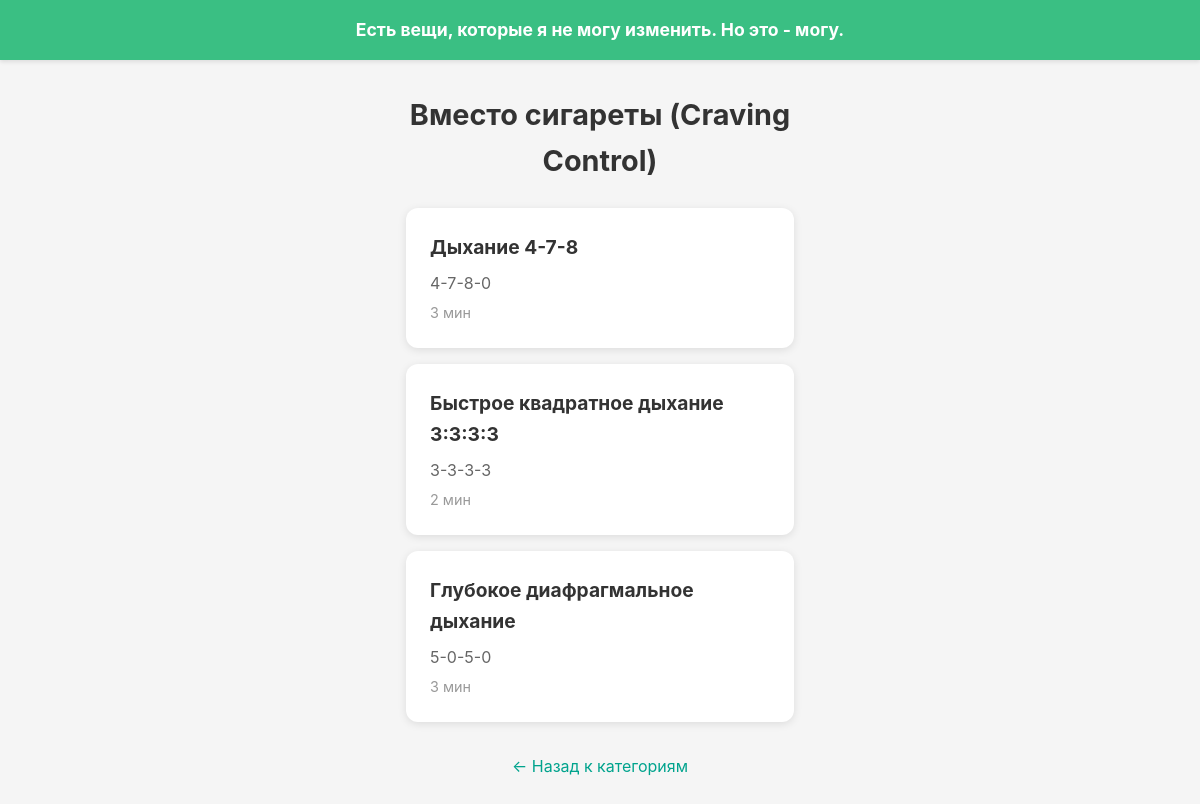
The page /breathe/4/ on the database its author committed.
### breathe/models.py (models this page shows, shortened)
class BreathingCategory(models.Model):
    name = models.CharField(
        max_length=100,
        blank=True,
        null=True,
        help_text="English name (internal, optional)"
    )
    name_ru = models.CharField(
        max_length=100,
        help_text="Russian display name (required)"
    )
    description_ru = models.TextField(
        blank=True,
        null=True,
        help_text="Category description in Russian (optional)"
    )
    order = models.IntegerField(
        blank=True,
        null=True,
        help_text="Display order (not used, categories ordered by PK)"
    )
    class Meta:
        verbose_name = "Breathing Category"
        verbose_name_plural = "Breathing Categories"
        ordering = ['pk']  # Order by primary key as per fixture

class BreathingTechnique(models.Model):
    BREATH_ORIGIN_CHOICES = [
        ('ABDOMEN', 'ABDOMEN'),
        ('CHEST', 'CHEST'),
        ('NOSTRILS', 'NOSTRILS'),
        ('MOUTH', 'MOUTH'),
        ('ALL', 'ALL'),
    ]
    category = models.ForeignKey(
        BreathingCategory,
        on_delete=models.CASCADE,
        related_name='techniques',
        help_text="Category this technique belongs to"
    )
    name_ru = models.CharField(
        max_length=200,
        help_text="Display name in Russian"
    )
    inhale = models.IntegerField(
        help_text="Inhale duration (seconds)"
    )
    hold_start = models.IntegerField(
        help_text="Hold after inhale (seconds)"
    )
    exhale = models.IntegerField(
        help_text="Exhale duration (seconds)"
    )
    hold_end = models.IntegerField(
        help_text="Hold after exhale (seconds)"
    )
    recommended_time_min = models.IntegerField(
        help_text="Total session duration (minutes)"
    )
    posture_ru = models.CharField(
        max_length=100,
        help_text="Quick preparation cue (e.g., 'Сидя')"
    )
    breath_origin = models.CharField(
        max_length=20,
        choices=BREATH_ORIGIN_CHOICES,
        help_text="Focus area: ABDOMEN, CHEST, NOSTRILS, MOUTH, or ALL"
    )
    instructions_ru = models.TextField(
        help_text="Detailed step-by-step instructions in Russian"
    )
    use_sound_cue = models.BooleanField(
        default=True,
        help_text="Default sound toggle state"
    )
    use_haptic_cue = models.BooleanField(
        default=True,
        help_text="Default vibration toggle state"
    )
    class Meta:
        verbose_name = "Breathing Technique"
        verbose_name_plural = "Breathing Techniques"
        ordering = ['category', 'id']
        indexes = [
            models.Index(fields=['category']),
        ]

### breathe/views.py (the view)
# urls.py: path('<int:category_id>/', views.technique_list_view, name='techniques'),
def technique_list_view(request, category_id):
    category = get_object_or_404(BreathingCategory, pk=category_id)
    techniques = BreathingTechnique.objects.filter(category=category).order_by('id')
    context = {
        'category': category,
        'techniques': techniques,
    }
    return render(request, 'breathe/techniques.html', context)

### templates/breathe/techniques.html (shortened to what this page needs)
{% extends 'base.html' %}
{% load static %}
{% block content %}
<div class="techniques-container">
    <h1 class="page-title">{{ category.name_ru }}</h1>
    <div class="techniques-list">
        {% for technique in techniques %}
        <a href="{% url 'breathe:technique' technique.id %}" class="technique-card">
            <div class="technique-name">{{ technique.name_ru }}</div>
            <div class="technique-timing">
                {{ technique.inhale }}-{{ technique.hold_start }}-{{ technique.exhale }}-{{ technique.hold_end }}
            </div>
            <div class="technique-duration">{{ technique.recommended_time_min }} мин</div>
        </a>
        {% endfor %}
    </div>
    <div class="back-link">
        <a href="{% url 'breathe:categories' %}">← Назад к категориям</a>
    </div>
</div>
{% endblock %}

### static/css/base.css (style rules this page uses)
* { margin: 0; padding: 0; box-sizing: border-box; }
body { font-family: -apple-system, BlinkMacSystemFont, 'Segoe UI', Roboto, 'Helvetica Neue', Arial, sans-serif; background-color: #f5f5f5; color: #333; line-height: 1.6; min-height: 100vh; display: flex; flex-direction: column; }
.page-title { font-size: 1.8rem; margin-bottom: 1.5rem; text-align: center; color: #333; }
.techniques-container { padding: 1rem 0; }
.techniques-list { display: flex; flex-direction: column; gap: 1rem; margin-bottom: 2rem; }
.technique-card { background: white; border-radius: 12px; padding: 1.5rem; text-decoration: none; color: #333; box-shadow: 0 2px 8px rgba(0,0,0,0.1); transition: transform 0.2s; display: block; }
.technique-name { font-size: 1.2rem; font-weight: bold; margin-bottom: 0.5rem; }
.technique-timing { font-size: 1rem; color: #666; margin-bottom: 0.3rem; }
.technique-duration { font-size: 0.9rem; color: #999; }
.back-link { text-align: center; margin-top: 2rem; }
.back-link a { color: #00A38D; text-decoration: none; font-size: 1rem; }

### rows shown on the page
BreathingCategory: name_ru "Вместо сигареты (Craving Control)"
BreathingTechnique: name_ru "Дыхание 4-7-8", inhale "4", hold_start "7", exhale "8", hold_end "0", recommended_time_min "3"
BreathingTechnique: name_ru "Быстрое квадратное дыхание 3:3:3:3", inhale "3", hold_start "3", exhale "3", hold_end "3", recommended_time_min "2"
BreathingTechnique: name_ru "Глубокое диафрагмальное дыхание", inhale "5", hold_start "0", exhale "5", hold_end "0", recommended_time_min "3"
